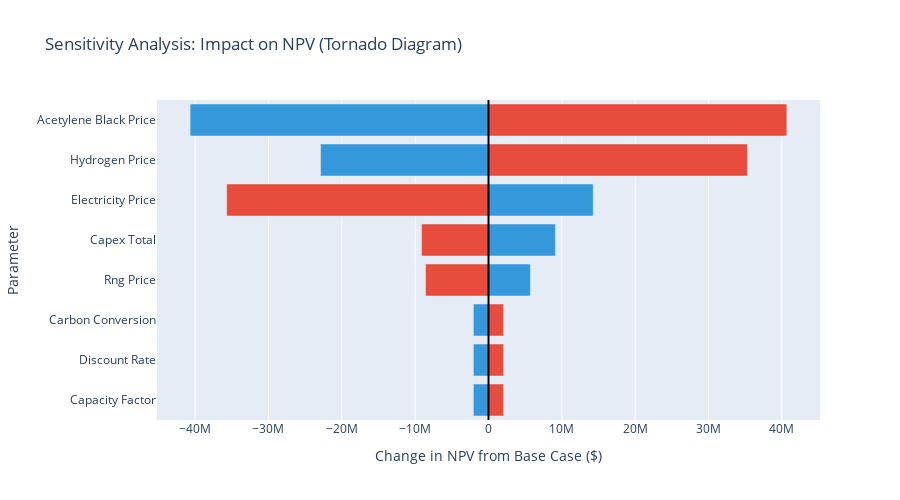

Here is the notebook cell this chart was saved with:
### Code cell
# Sensitivity analysis on key parameters
def sensitivity_analysis_tornado(base_npv, base_params):
    """
    Run sensitivity analysis varying one parameter at a time
    Calculate impact on NPV
    """
    
    results = []
    
    # Parameters to test from sensitivity_ranges
    params_to_test = sensitivity_ranges['parameter'].tolist()
    
    for param in params_to_test:
        row = sensitivity_ranges[sensitivity_ranges['parameter'] == param].iloc[0]
        
        low_val = row['low_value']
        high_val = row['high_value']
        base_val = row['base_value']
        
        # Calculate NPV at low and high values
        # This is simplified - in reality you'd recalculate full model
        # For demonstration, we'll estimate impact
        
        if param == 'electricity_price':
            # Electricity affects variable costs
            elec_cost_base = h2_annual * energy_per_kg_h2 * base_val
            elec_cost_low = h2_annual * energy_per_kg_h2 * low_val
            elec_cost_high = h2_annual * energy_per_kg_h2 * high_val
            
            delta_low = elec_cost_base - elec_cost_low
            delta_high = elec_cost_high - elec_cost_base
            
            # NPV impact (simplified: annual savings * annuity factor)
            annuity_factor = (1 - (1 + discount_rate)**(-plant_lifetime)) / discount_rate
            npv_low = base_npv + delta_low * annuity_factor
            npv_high = base_npv - delta_high * annuity_factor
            
        elif param == 'hydrogen_price':
            # H2 price affects revenue
            revenue_change_low = (low_val - base_val) * h2_annual
            revenue_change_high = (high_val - base_val) * h2_annual
            
            annuity_factor = (1 - (1 + discount_rate)**(-plant_lifetime)) / discount_rate
            npv_low = base_npv + revenue_change_low * annuity_factor
            npv_high = base_npv + revenue_change_high * annuity_factor
            
        elif param == 'acetylene_black_price':
            # CB price affects revenue
            revenue_change_low = (low_val - base_val) * cb_annual
            revenue_change_high = (high_val - base_val) * cb_annual
            
            annuity_factor = (1 - (1 + discount_rate)**(-plant_lifetime)) / discount_rate
            npv_low = base_npv + revenue_change_low * annuity_factor
            npv_high = base_npv + revenue_change_high * annuity_factor
            
        elif param == 'capex_total':
            # CapEx directly affects NPV
            npv_low = base_npv + (base_val - low_val)
            npv_high = base_npv + (base_val - high_val)
            
        elif param == 'rng_price':
            # RNG price affects costs
            rng_annual_consumption = 1923 * operating_hours
            cost_change_low = (low_val - base_val) * rng_annual_consumption
            cost_change_high = (high_val - base_val) * rng_annual_consumption
            
            annuity_factor = (1 - (1 + discount_rate)**(-plant_lifetime)) / discount_rate
            npv_low = base_npv - cost_change_low * annuity_factor
            npv_high = base_npv - cost_change_high * annuity_factor
            
        else:
            # For other parameters, use rough estimate
            npv_low = base_npv * 0.9
            npv_high = base_npv * 1.1
        
        results.append({
            'Parameter': param.replace('_', ' ').title(),
            'NPV_Low': npv_low,
            'NPV_High': npv_high,
            'Range': abs(npv_high - npv_low),
            'Impact_Low': npv_low - base_npv,
            'Impact_High': npv_high - base_npv
        })
    
    return pd.DataFrame(results).sort_values('Range', ascending=True)

# Run sensitivity analysis
sensitivity_results = sensitivity_analysis_tornado(npv, {
    'electricity_price': electricity_price,
    'hydrogen_price': h2_price,
    'acetylene_black_price': cb_price,
    'capex_total': capex,
    'rng_price': rng_price
})

# Create tornado diagram
fig = go.Figure()

# Add bars for each parameter
for idx, row in sensitivity_results.iterrows():
    fig.add_trace(go.Bar(
        name=row['Parameter'],
        y=[row['Parameter']],
        x=[row['Impact_Low']],
        orientation='h',
        marker=dict(color='#3498db'),
        showlegend=False,
        hovertemplate=f"{row['Parameter']}<br>Low Case: ${row['NPV_Low']/1e6:.1f}M<extra></extra>"
    ))
    
    fig.add_trace(go.Bar(
        name=row['Parameter'],
        y=[row['Parameter']],
        x=[row['Impact_High']],
        orientation='h',
        marker=dict(color='#e74c3c'),
        showlegend=False,
        hovertemplate=f"{row['Parameter']}<br>High Case: ${row['NPV_High']/1e6:.1f}M<extra></extra>"
    ))

fig.add_vline(x=0, line_width=2, line_dash="solid", line_color="black")

fig.update_layout(
    title='Sensitivity Analysis: Impact on NPV (Tornado Diagram)',
    xaxis_title='Change in NPV from Base Case ($)',
    yaxis_title='Parameter',
    barmode='overlay',
    height=500,
    hovermode='y unified'
)

fig.show()

print("\n📊 Sensitivity Analysis Results:")
print("\nParameters ranked by impact on NPV (most to least sensitive):")
print("\n" + "="*80)
for idx, row in sensitivity_results.sort_values('Range', ascending=False).iterrows():
    print(f"{row['Parameter']:.<40} Range: ${row['Range']/1e6:>6.1f}M")
print("="*80)

print(f"\n💡 Key Insights:")
most_sensitive = sensitivity_results.sort_values('Range', ascending=False).iloc[0]
print(f"   • Most sensitive parameter: {most_sensitive['Parameter']}")
print(f"   • NPV range: ${most_sensitive['NPV_Low']/1e6:.1f}M to ${most_sensitive['NPV_High']/1e6:.1f}M")
print(f"   • Project remains attractive across most scenarios if NPV > 0")

### Figure 1 — Plotly figure (JSON) as saved in the notebook; plotly's stock layout.template omitted (floating-point values rounded to 4 significant figures)
{"data": [{"hovertemplate": "Capacity Factor<br>Low Case: $18.6M<extra></extra>", "marker": {"color": "#3498db"}, "name": "Capacity Factor", "orientation": "h", "showlegend": false, "type": "bar", "x": [-2062580], "y": ["Capacity Factor"]}, {"hovertemplate": "Capacity Factor<br>High Case: $22.7M<extra></extra>", "marker": {"color": "#e74c3c"}, "name": "Capacity Factor", "orientation": "h", "showlegend": false, "type": "bar", "x": [2062580], "y": ["Capacity Factor"]}, {"hovertemplate": "Discount Rate<br>Low Case: $18.6M<extra></extra>", "marker": {"color": "#3498db"}, "name": "Discount Rate", "orientation": "h", "showlegend": false, "type": "bar", "x": [-2062580], "y": ["Discount Rate"]}, {"hovertemplate": "Discount Rate<br>High Case: $22.7M<extra></extra>", "marker": {"color": "#e74c3c"}, "name": "Discount Rate", "orientation": "h", "showlegend": false, "type": "bar", "x": [2062580], "y": ["Discount Rate"]}, {"hovertemplate": "Carbon Conversion<br>Low Case: $18.6M<extra></extra>", "marker": {"color": "#3498db"}, "name": "Carbon Conversion", "orientation": "h", "showlegend": false, "type": "bar", "x": [-2062580], "y": ["Carbon Conversion"]}, {"hovertemplate": "Carbon Conversion<br>High Case: $22.7M<extra></extra>", "marker": {"color": "#e74c3c"}, "name": "Carbon Conversion", "orientation": "h", "showlegend": false, "type": "bar", "x": [2062580], "y": ["Carbon Conversion"]}, {"hovertemplate": "Rng Price<br>Low Case: $26.3M<extra></extra>", "marker": {"color": "#3498db"}, "name": "Rng Price", "orientation": "h", "showlegend": false, "type": "bar", "x": [5720000.0], "y": ["Rng Price"]}, {"hovertemplate": "Rng Price<br>High Case: $12.0M<extra></extra>", "marker": {"color": "#e74c3c"}, "name": "Rng Price", "orientation": "h", "showlegend": false, "type": "bar", "x": [-8580000.0], "y": ["Rng Price"]}, {"hovertemplate": "Capex Total<br>Low Case: $29.8M<extra></extra>", "marker": {"color": "#3498db"}, "name": "Capex Total", "orientation": "h", "showlegend": false, "type": "bar", "x": [9126014], "y": ["Capex Total"]}, {"hovertemplate": "Capex Total<br>High Case: $11.5M<extra></extra>", "marker": {"color": "#e74c3c"}, "name": "Capex Total", "orientation": "h", "showlegend": false, "type": "bar", "x": [-9126014], "y": ["Capex Total"]}, {"hovertemplate": "Electricity Price<br>Low Case: $34.9M<extra></extra>", "marker": {"color": "#3498db"}, "name": "Electricity Price", "orientation": "h", "showlegend": false, "type": "bar", "x": [14280000.0], "y": ["Electricity Price"]}, {"hovertemplate": "Electricity Price<br>High Case: $-15.1M<extra></extra>", "marker": {"color": "#e74c3c"}, "name": "Electricity Price", "orientation": "h", "showlegend": false, "type": "bar", "x": [-35700000.0], "y": ["Electricity Price"]}, {"hovertemplate": "Hydrogen Price<br>Low Case: $-2.3M<extra></extra>", "marker": {"color": "#3498db"}, "name": "Hydrogen Price", "orientation": "h", "showlegend": false, "type": "bar", "x": [-22900000.0], "y": ["Hydrogen Price"]}, {"hovertemplate": "Hydrogen Price<br>High Case: $55.9M<extra></extra>", "marker": {"color": "#e74c3c"}, "name": "Hydrogen Price", "orientation": "h", "showlegend": false, "type": "bar", "x": [35310000.0], "y": ["Hydrogen Price"]}, {"hovertemplate": "Acetylene Black Price<br>Low Case: $-20.0M<extra></extra>", "marker": {"color": "#3498db"}, "name": "Acetylene Black Price", "orientation": "h", "showlegend": false, "type": "bar", "x": [-40670000.0], "y": ["Acetylene Black Price"]}, {"hovertemplate": "Acetylene Black Price<br>High Case: $61.3M<extra></extra>", "marker": {"color": "#e74c3c"}, "name": "Acetylene Black Price", "orientation": "h", "showlegend": false, "type": "bar", "x": [40670000.0], "y": ["Acetylene Black Price"]}], "layout": {"barmode": "overlay", "height": 500, "hovermode": "y unified", "shapes": [{"line": {"color": "black", "dash": "solid", "width": 2}, "type": "line", "x0": 0, "x1": 0, "xref": "x", "y0": 0, "y1": 1, "yref": "y domain"}], "title": {"text": "Sensitivity Analysis: Impact on NPV (Tornado Diagram)"}, "xaxis": {"title": {"text": "Change in NPV from Base Case ($)"}}, "yaxis": {"title": {"text": "Parameter"}}}}
